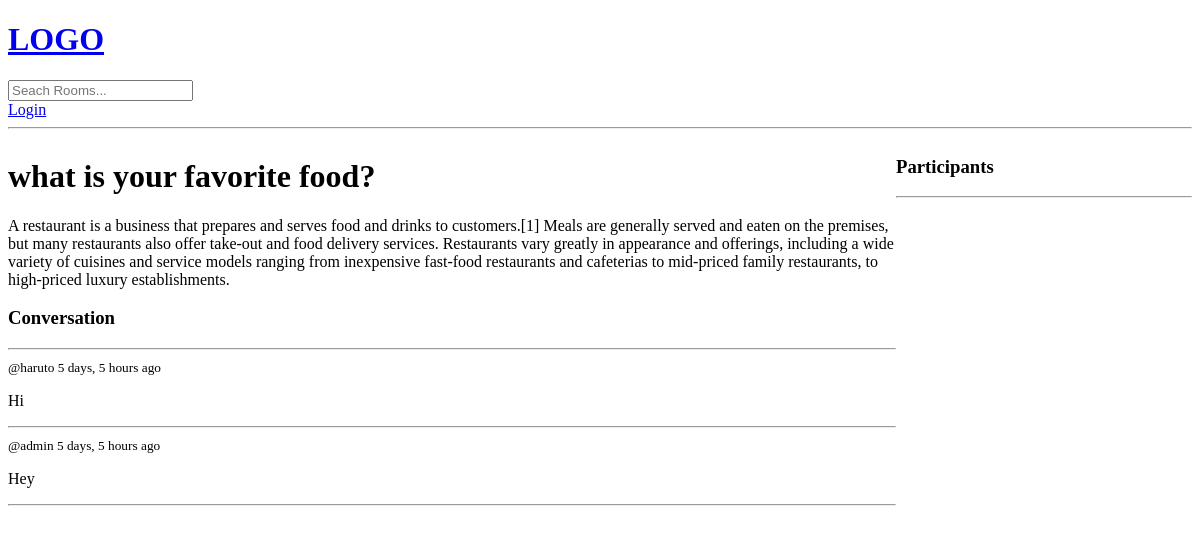
The page /room/2 on the database as committed earlier.
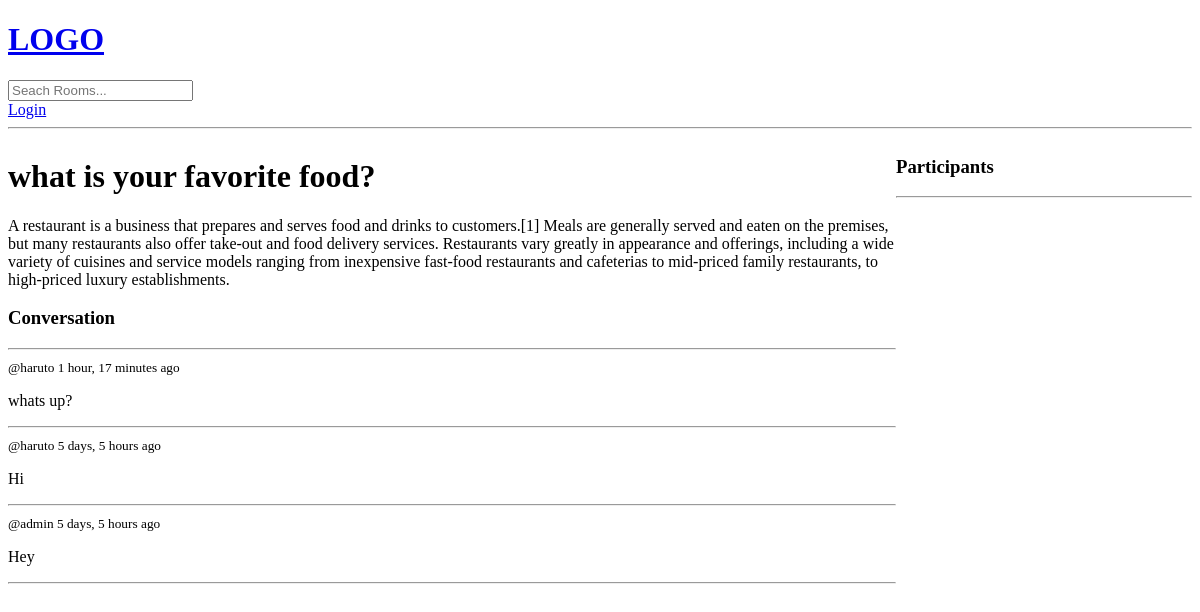
The same page on the database as committed later.
### base/models.py (models this page shows, shortened)
class Message(models.Model):
    user = models.ForeignKey(User, on_delete=models.CASCADE)  # one-to-many relationship
    room = models.ForeignKey(Room, on_delete=models.CASCADE)  # one-to-many relationship
    body = models.TextField()
    updated = models.DateTimeField(auto_now=True)
    created = models.DateTimeField(auto_now_add=True)

### base/views.py (the view, shortened to what this page needs)
# urls.py: path('room/<str:pk>', views.room, name='room'),
def room(request, pk):
    room  = Room.objects.get(id=pk)
    room_messages = room.message_set.all().order_by('-created')
    participants = room.participants.all()
    context = {'room': room, 'room_messages': room_messages, 'participants': participants}
    return render(request, 'base/room.html', context)

### base/templates/base/room.html (shortened to what this page needs)
{% extends 'main.html' %}
{% block content %}
<div class="room-container">
    <div>
        <h1>{{room.name}}</h1>
        <p>{{room.description}}</p>
        <div class="comment-wrapper">
            <h3>Conversation</h3>
            <hr>
            {% for message in room_messages %}
                <div>
                    <small>@{{message.user}} {{message.created | timesince}} ago</small>
                    <p>{{message.body}}</p>
                    <hr>
                </div>
            {% endfor %}
        </div>
    </div>
    <div>
        <h3>Participants</h3>
        <hr>
    </div>
</div>
{% endblock content %}

Rows that differ between the two databases and show on the page:
added Message: user "haruto", created "1 hour, 17 minutes", body "whats up?"
